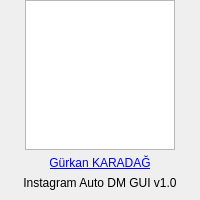
<?xml version="1.0" encoding="UTF-8"?>
<ui version="4.0">
 <class>mw_AboutMe</class>
 <widget class="QMainWindow" name="mw_AboutMe">
  <property name="geometry">
   <rect>
    <x>0</x>
    <y>0</y>
    <width>200</width>
    <height>200</height>
   </rect>
  </property>
  <property name="minimumSize">
   <size>
    <width>200</width>
    <height>200</height>
   </size>
  </property>
  <property name="maximumSize">
   <size>
    <width>200</width>
    <height>200</height>
   </size>
  </property>
  <property name="windowTitle">
   <string>About Me</string>
  </property>
  <property name="windowIcon">
   <iconset resource="../images.qrc">
    <normaloff>:/favicon/images/favicon.ico</normaloff>:/favicon/images/favicon.ico</iconset>
  </property>
  <widget class="QWidget" name="centralwidget">
   <widget class="QGraphicsView" name="graphicsView">
    <property name="geometry">
     <rect>
      <x>25</x>
      <y>0</y>
      <width>150</width>
      <height>150</height>
     </rect>
    </property>
    <property name="styleSheet">
     <string notr="true">border-image: url(:/images/images/Logo.png);</string>
    </property>
   </widget>
   <widget class="QLabel" name="label">
    <property name="geometry">
     <rect>
      <x>50</x>
      <y>150</y>
      <width>100</width>
      <height>25</height>
     </rect>
    </property>
    <property name="font">
     <font>
      <underline>true</underline>
     </font>
    </property>
    <property name="cursor">
     <cursorShape>PointingHandCursor</cursorShape>
    </property>
    <property name="styleSheet">
     <string notr="true">color: rgb(0, 0, 255);</string>
    </property>
    <property name="text">
     <string>Gürkan KARADAĞ</string>
    </property>
    <property name="alignment">
     <set>Qt::AlignCenter</set>
    </property>
   </widget>
   <widget class="QLabel" name="label_2">
    <property name="geometry">
     <rect>
      <x>0</x>
      <y>170</y>
      <width>200</width>
      <height>25</height>
     </rect>
    </property>
    <property name="text">
     <string>Instagram Auto DM GUI v1.0</string>
    </property>
    <property name="alignment">
     <set>Qt::AlignCenter</set>
    </property>
   </widget>
  </widget>
 </widget>
 <resources>
  <include location="../images.qrc"/>
 </resources>
 <connections/>
</ui>
